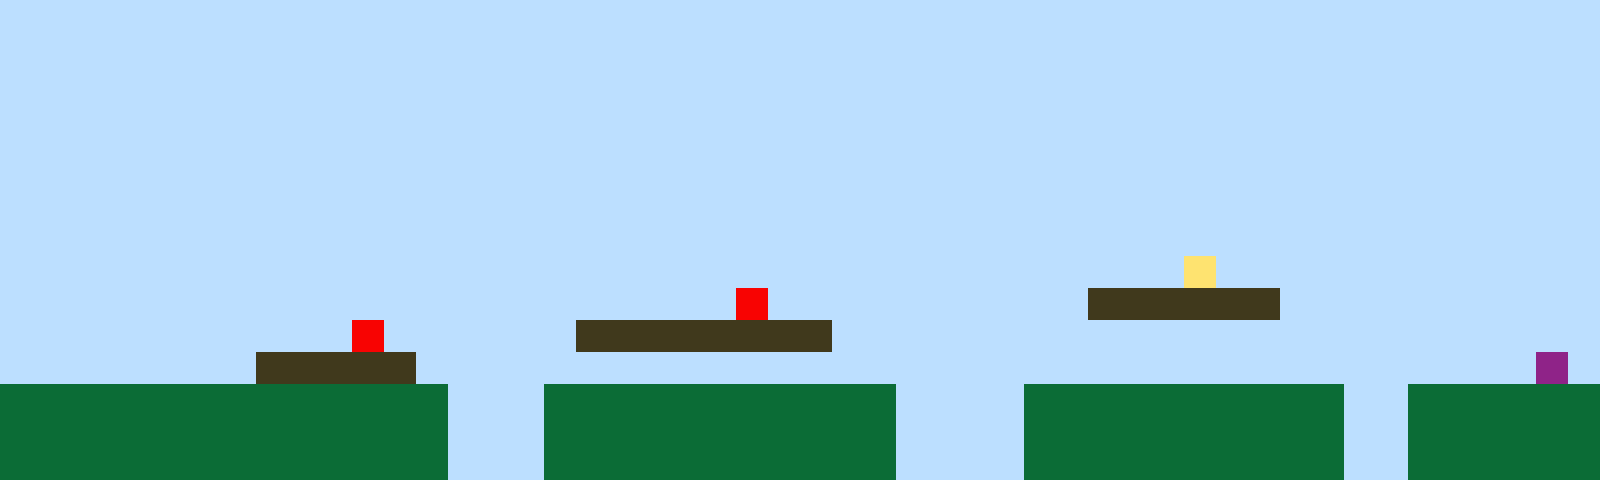

This is a level from a 2D game, rendered from its Tiled map with the project's own tilesets. A one-line summary and the complete map file follow:
An orthogonal 50x15 tile map with 32x32 px tiles, 1 tile layer (Tile Layer 1).

<map version="1.10" tiledversion="1.11.2" orientation="orthogonal" renderorder="right-up" width="50" height="15" tilewidth="32" tileheight="32" infinite="0" nextlayerid="2" nextobjectid="1"><editorsettings><export target="map1.csv" format="csv" /></editorsettings><tileset firstgid="1" name="sprites" tilewidth="32" tileheight="32" tilecount="6" columns="3"><image source="sprites.png" width="96" height="64" /></tileset><layer id="1" name="Tile Layer 1" width="50" height="15"><data encoding="csv">1,1,1,1,1,1,1,1,1,1,1,1,1,1,1,1,1,1,1,1,1,1,1,1,1,1,1,1,1,1,1,1,1,1,1,1,1,1,1,1,1,1,1,1,1,1,1,1,1,1,1,1,1,1,1,1,1,1,1,1,1,1,1,1,1,1,1,1,1,1,1,1,1,1,1,1,1,1,1,1,1,1,1,1,1,1,1,1,1,1,1,1,1,1,1,1,1,1,1,1,1,1,1,1,1,1,1,1,1,1,1,1,1,1,1,1,1,1,1,1,1,1,1,1,1,1,1,1,1,1,1,1,1,1,1,1,1,1,1,1,1,1,1,1,1,1,1,1,1,1,1,1,1,1,1,1,1,1,1,1,1,1,1,1,1,1,1,1,1,1,1,1,1,1,1,1,1,1,1,1,1,1,1,1,1,1,1,1,1,1,1,1,1,1,1,1,1,1,1,1,1,1,1,1,1,1,1,1,1,1,1,1,1,1,1,1,1,1,1,1,1,1,1,1,1,1,1,1,1,1,1,1,1,1,1,1,1,1,1,1,1,1,1,1,1,1,1,1,1,1,1,1,1,1,1,1,1,1,1,1,1,1,1,1,1,1,1,1,1,1,1,1,1,1,1,1,1,1,1,1,1,1,1,1,1,1,1,1,1,1,1,1,1,1,1,1,1,1,1,1,1,1,1,1,1,1,1,1,1,1,1,1,1,1,1,1,1,1,1,1,1,1,1,1,1,1,1,1,1,1,1,1,1,1,1,1,1,1,1,1,1,1,1,1,1,1,1,1,1,1,1,1,1,1,1,1,1,1,1,1,1,1,1,1,1,1,1,1,1,1,1,1,1,1,1,1,1,1,1,1,1,1,1,1,1,1,1,1,1,1,1,1,1,1,1,1,1,1,1,1,1,1,1,1,1,1,1,1,1,1,1,1,1,1,1,1,1,1,1,1,1,1,1,1,1,1,1,1,1,1,1,1,1,1,1,1,1,4,1,1,1,1,1,1,1,1,1,1,1,1,1,1,1,1,1,1,1,1,1,1,1,1,1,1,1,1,1,1,1,1,1,1,1,5,1,1,1,1,1,1,1,1,1,1,3,3,3,3,3,3,1,1,1,1,1,1,1,1,1,1,1,1,1,1,1,1,1,1,1,1,1,5,1,1,1,1,1,1,3,3,3,3,3,3,3,3,1,1,1,1,1,1,1,1,1,1,1,1,1,1,1,1,1,1,1,1,1,1,1,1,1,1,1,1,1,1,1,1,3,3,3,3,3,1,1,1,1,1,1,1,1,1,1,1,1,1,1,1,1,1,1,1,1,1,1,1,1,1,1,1,1,1,1,1,1,1,1,1,6,1,2,2,2,2,2,2,2,2,2,2,2,2,2,2,1,1,1,2,2,2,2,2,2,2,2,2,2,2,1,1,1,1,2,2,2,2,2,2,2,2,2,2,1,1,2,2,2,2,2,2,2,2,2,2,2,2,2,2,2,2,2,2,2,2,1,1,1,2,2,2,2,2,2,2,2,2,2,2,1,1,1,1,2,2,2,2,2,2,2,2,2,2,1,1,2,2,2,2,2,2,2,2,2,2,2,2,2,2,2,2,2,2,2,2,1,1,1,2,2,2,2,2,2,2,2,2,2,2,1,1,1,1,2,2,2,2,2,2,2,2,2,2,1,1,2,2,2,2,2,2</data></layer></map>
